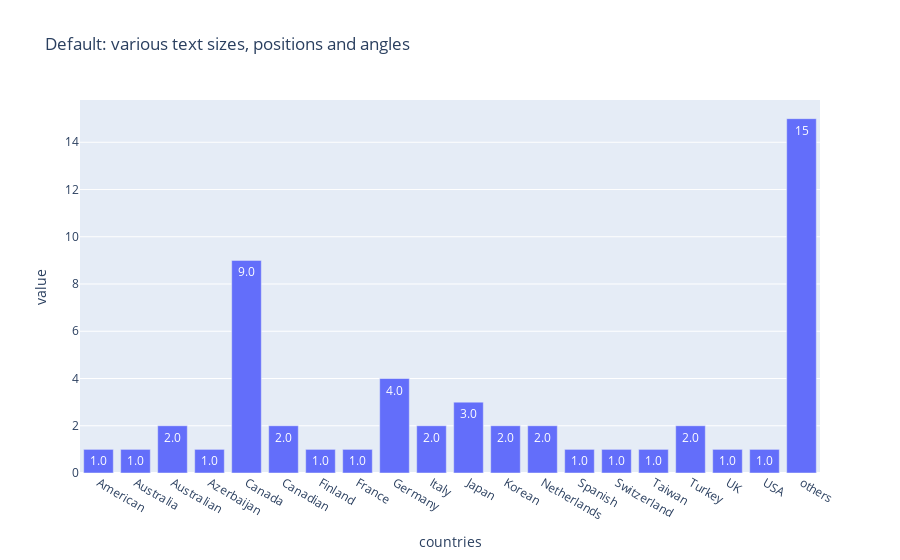

Notebook source saved alongside this figure:
### Code cell
import plotly.express as px
import pandas as pd 

data = [
    {'countries':x[4], 'value':1} if (x[4]!='') else {'countries':'others', 'value':1} for x in records
]
df = pd.DataFrame(data)
# df = px.data.gapminder().query("continent == 'Europe' and year == 2007 and pop > 2.e6")
df2 = df.groupby('countries').sum()
df3 = df2.reset_index()

fig = px.bar(df3, y='value', x='countries', text_auto='.2s',
            title="Default: various text sizes, positions and angles")
fig.show()

### Figure 1 — Plotly figure (JSON) as saved in the notebook; plotly's stock layout.template omitted (floating-point values rounded to 4 significant figures)
{"data": [{"alignmentgroup": "True", "hovertemplate": "countries=%{x}<br>value=%{y}<extra></extra>", "legendgroup": "", "marker": {"color": "#636efa", "pattern": {"shape": ""}}, "name": "", "offsetgroup": "", "orientation": "v", "showlegend": false, "textposition": "auto", "texttemplate": "%{y:.2s}", "type": "bar", "x": ["American", "Australia", "Australian", "Azerbaijan", "Canada", "Canadian", "Finland", "France", "Germany", "Italy", "Japan", "Korean", "Netherlands", "Spanish", "Switzerland", "Taiwan", "Turkey", "UK", "USA", "others"], "xaxis": "x", "y": [1, 1, 2, 1, 9, 2, 1, 1, 4, 2, 3, 2, 2, 1, 1, 1, 2, 1, 1, 15], "yaxis": "y"}], "layout": {"barmode": "relative", "legend": {"tracegroupgap": 0}, "title": {"text": "Default: various text sizes, positions and angles"}, "xaxis": {"anchor": "y", "domain": [0, 1], "title": {"text": "countries"}}, "yaxis": {"anchor": "x", "domain": [0, 1], "title": {"text": "value"}}}}
